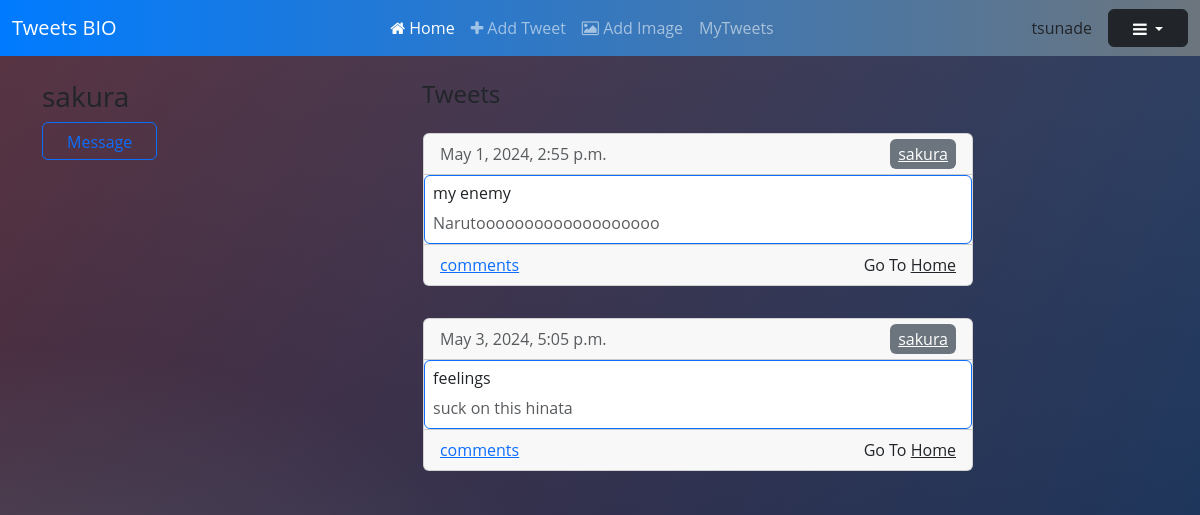
The app's page /profile/sakura/ (signed in), older data.
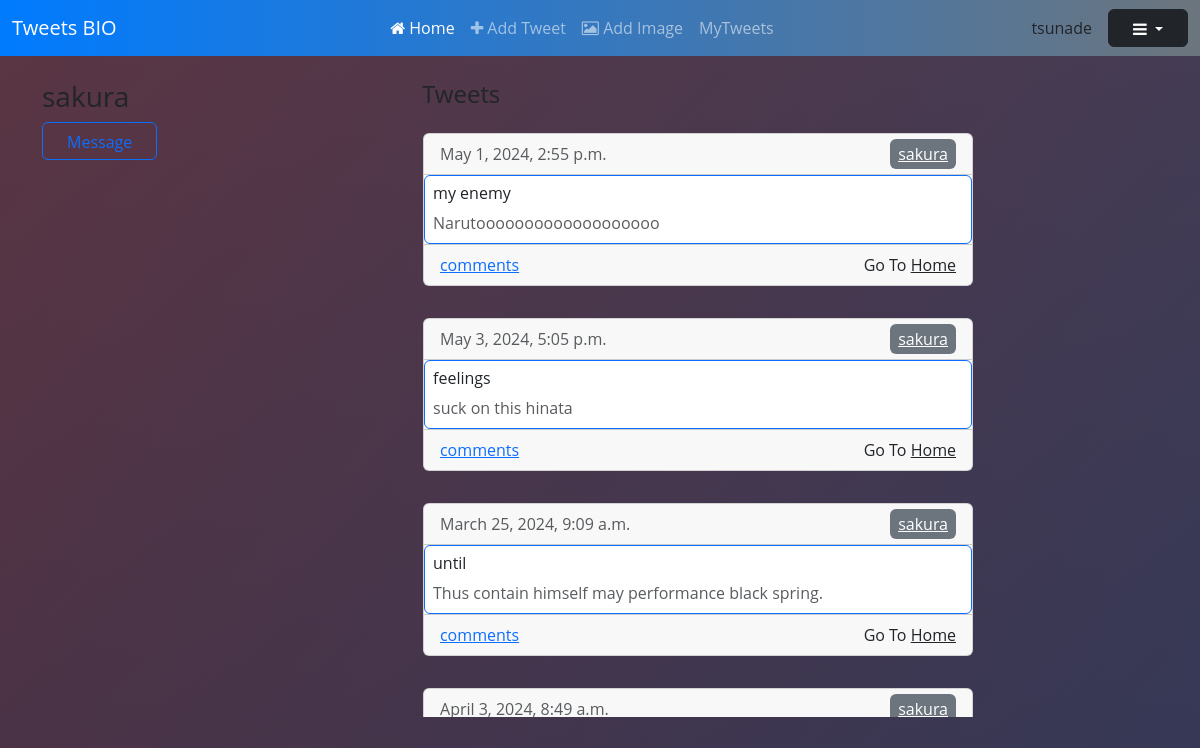
The same page, newer data.
### myapp/models.py (models this page shows, shortened)
class Tweets(models.Model):
    user = models.ForeignKey(User,on_delete=models.CASCADE)
    topic = models.CharField(max_length=50,null=False,blank=False)
    tweet = models.CharField(max_length=250,null=False,blank=False)
    pub_date = models.DateTimeField()

### myapp/views.py (the view)
# urls.py: path("profile/<username>/",show_profile,name="show_profile")
@login_required(login_url="login/")
def show_profile(request,username):
    queryset = Tweets.objects.filter(user__username = username)
    context = {"user_tweets":queryset,"page":"profile","profile_user":username}
    return render(request,"profile.html",context=context)

### myapp/templates/profile.html (shortened to what this page needs)
{% extends "base.html" %}
{% block navbar %}
<nav class="navbar navbar-expand-lg navbar-dark bg-dark">
  <div class="container-fluid">
    <a class="navbar-brand" href="/">Tweets BIO</a>
    <div class="collapse navbar-collapse" id="navbarNav">
      <ul class="navbar-nav mx-auto">
        <li class="nav-item">
          <a class="nav-link active" aria-current="page" href="{% url 'myapp:index_page' %}"><i class="fa fa-home"></i> Home</a>
        </li>
        <li class="nav-item">
          <a class="nav-link" href="{% url 'myapp:add_tweet_page' %}"><i class="fa fa-plus"></i> Add Tweet</a>
        </li>
        <li class="nav-item">
          <a class="nav-link" href="{% url 'myapp:add_image' %}"><i class="fa fa-image"></i> Add Image</a>
        </li>
        <li class="nav-item">
          <a class="nav-link" href="{% url 'myapp:all_tweets' request.user.username %}"></i>MyTweets</a>
        </li>
      </ul>
    </div>
    <div class="text-center me-3">
      <a class="nav-link font-weight-bold" href="#">{{request.user.username}}</a>
    </div>
    <div class="dropdown">
      <button class="btn btn-dark dropdown-toggle" type="button" id="dropdownMenuButton" aria-expanded="false">
        <i class="fa fa-bars"></i>
      </button>
    </div>
  </div>
</nav>
{% endblock navbar %}
{% block body %}
<div class="container mt-4">
    <div class="row">
      <div class="col-md-4">
        <h3>{{profile_user}}</h3>
        <button class="btn btn-outline-primary">Message</button>
      </div>
      <div class="col-md-8">
        <h4>Tweets</h4>
    <div class="col-lg-9" style="max-height: 600px; overflow-y: auto; scrollbar-width: none; -ms-overflow-style: none;">
      {% if user_tweets %}
        {% for element in user_tweets %}
          <div class="row">
            <div class="col-lg-12 border border-white border-top-0 border-bottom-0 rounded">
              <div class="card my-3">
                <div class="card-header d-flex justify-content-between align-items-center">
                  <span class="font-light text-muted">{{element.pub_date}}</span>
                  <div>
                    <a class="no-decoration px-2 py-1 bg-secondary text-white font-weight-bold rounded hover:bg-gray-500 mr-2 " href="{% url 'myapp:update_tweet' element.id %}">{{element.user.username}}</a>
                  </div>
                </div>
                <div class="card-body border border-primary rounded p-2">
                  <h2 class="card-title h6 text-dark">{{element.topic}}</h2>
                  <p class="card-text text-muted mb-0">{{element.tweet}}</p>
                </div>
                <div class="card-footer d-flex justify-content-between align-items-center">
                  <a class="text-primary" href="#">comments</a>
                  <div>
                  {% if page == "profile" %}
                  <p class="mb-0">Go To <a class="text-dark font-weight-bold" href="/">Home</a></p>
                  {% endif %}
                  </div>
                </div>
              </div>
            </div>
          </div>
        {% endfor %}
      {% endif %}
    </div>
        </div>
      </div>
    </div>
{% endblock body %}

Row changes from the older to the newer data that the page shows:
added Tweets: pub_date "March 25, 2024, 9:09 a.m.", user.username "sakura", topic "until", tweet "Thus contain himself may performance black spring.", shows "Go To"
added Tweets: pub_date "April 3, 2024, 8:49 a.m.", user.username "sakura"
